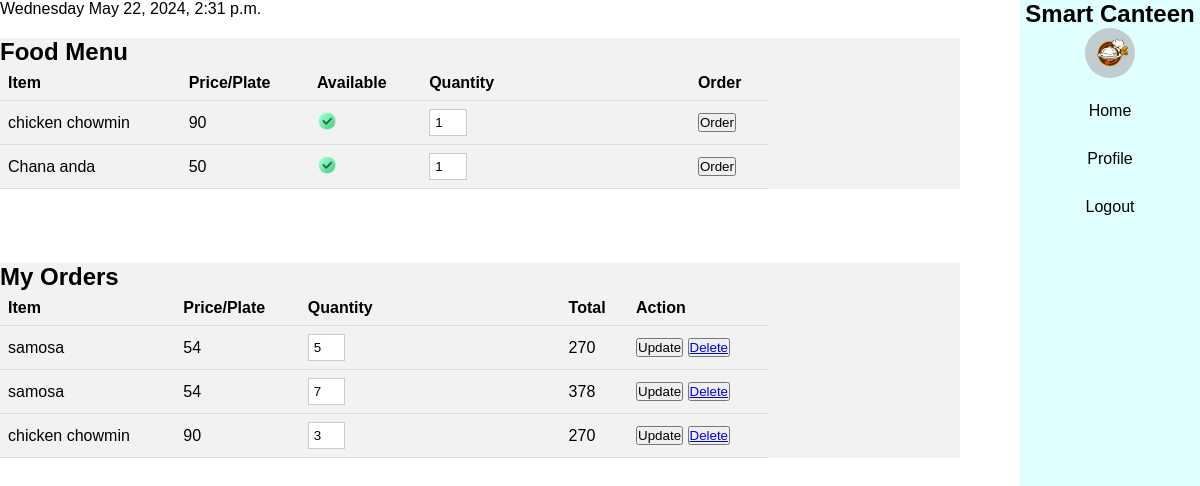
The page / (signed in) on the database its author committed.
### base/models.py (models this page shows, shortened)
class FoodItem(models.Model):
    name = models.CharField(max_length=100)
    price = models.IntegerField( )
    available = models.BooleanField(default=True)

class Orders(models.Model):
    user = models.ForeignKey(User, on_delete=models.CASCADE,)
    menu_item = models.ForeignKey(FoodItem, on_delete=models.CASCADE)
    order_date = models.DateField(auto_now=True)
    order_time = models.TimeField()
    quantity = models.PositiveIntegerField(default=1)
    status = models.BooleanField(default=False)
    class Meta:
        verbose_name = 'Order'
        verbose_name_plural = 'Orders'
        ordering=['order_date']
    def total_cost(self):
        return self.menu_item.price * self.quantity

### base/decorators.py (the view)
    def wrap(request, *args, **kwargs):
        user = request.user
        if hasattr(user, "administration"):
            admin = user.administration
            if admin.user_type == "Admin":
                return redirect("canteen_admin")
            elif admin.user_type == "Staff":
                return redirect("staff")
        return function(request, *args, **kwargs)

### base/views.py (called while the page is built)
@login_required(login_url="login")
@check_student_teacher
def home(request):
    time_zone = timezone.now()
    day_of_week = time_zone.strftime("%A")
    current_time = time_zone
    day_menu = Menu.objects.get(day_of_week=day_of_week[:2].upper())
    menu_items = day_menu.menu_items.all()
    my_orders = Orders.objects.filter(user=request.user)
    context = {
        "menu": menu_items,
        "current_time": time_zone,
        "day_of_week": day_of_week,
        "my_orders": my_orders,
    }
    return render(request, "home.html", context)

### templates/home.html (shortened to what this page needs)
{% extends "base/base.html" %}
{% load static %}
{% block content %}
<div>
    {{day_of_week}} {{current_time}}
</div>
<div class="menu">
    <h2>Food Menu</h2>
    <table>
        <tr>
            <th>Item</th>
            <th>Price/Plate</th>
            <th>Available</th>
            <th>Quantity</th>
            <th>Order</th>
        </tr>
        {% for item in menu %}
        <form action="{% url 'create_order' item.id %}" method="POST">
            <tr>
                <td>{{ item.name }}</td>
                <td>{{ item.price }}</td>
                {% if item.available %}
                <td><img id="availability" src="{%static 'images/icons/right.png'%}" alt=""></td>
                <td><input type="number" name="quantity" value="1" id=""></td>
                <td> <button type="submit">Order</button></td>
                {% else %}
                <td><img id="availability" src="{%static 'images/icons/wrong.png'%}" alt=""></td>
                {% endif %}
            </tr>
        </form>
        {% endfor %}
    </table>
</div>
<br><br><br>
<div class="menu">
    <h2>My Orders</h2>
    <table>
        <tr>
            <th>Item</th>
            <th>Price/Plate</th>
            <th>Quantity</th>
            <th>Total</th>
            <th>Action</th>
        </tr>
        {% for order in my_orders %}
        <tr>
            <td>{{ order.menu_item.name }}</td>
            <td>{{ order.menu_item.price }}</td>
            <form action="{% url 'update_order' order.id %}" method="POST">
                <td> <input type="number" name="quantity" id="" value="{{order.quantity}}"></td>
                <td>{{order.total_cost}}</td>
                <td>
                    <button type="submit"> Update</button>
            </form>
            <button> <a href="{% url 'delete_order' order.id%} "> Delete</a></button>
        </tr>
        {% endfor %}
    </table>
</div>
{% endblock %}

### static/styles/styles.css (style rules this page uses)
.menu { background-color: #f2f2f2; margin-top: 20px; height: 100%; width: 80%; }
table { width: 80%; border-collapse: collapse; }
table td input { background-color: white; color: black; border: 1px solid #ccc; padding: 5px; width: 15%; }
table th, table td { padding: 8px; text-align: left; border-bottom: 1px solid #ddd; }
#availability { height: 20px; }
* { margin: 0; padding: 0; font-family: 'Poppins', sans-serif; box-sizing: border-box; }
input { width: 100%; padding: 18px; border: 0; background: white; outline: 0; color: black; }

### rows shown on the page
FoodItem: name "chicken chowmin", price "90", available True (drawn)
FoodItem: name "Chana anda", price "50", available True (drawn)
Orders: menu_item.name "samosa", menu_item.price "54", quantity "5", total_cost "270"
Orders: menu_item.name "samosa", menu_item.price "54", quantity "7", total_cost "378"
Orders: menu_item.name "chicken chowmin", menu_item.price "90", quantity "3", total_cost "270"

### other values the page prints
{{ day_of_week }} "Wednesday"
